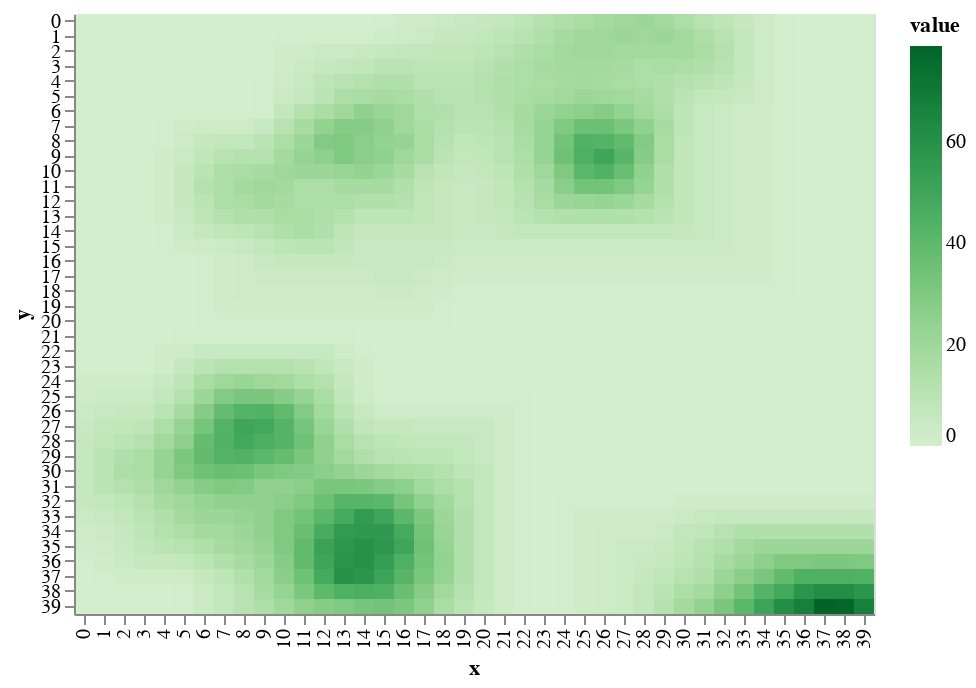

Notebook code cell kept with this figure:
### Code cell
draw.drawTerrainHeight(mountainLand)

### Figure 1 — Vega-Lite specification as saved in the notebook (floating-point values rounded to 4 significant figures; data arrays with more than 128 entries replaced by an {"elided": "..."} marker saying what was removed)
{"$schema": "https://vega.github.io/schema/vega-lite/v2.6.0.json", "config": {"view": {"height": 300, "width": 400}}, "data": {"name": "data-738ee5fa81f66d79cbfafff776b6f67e"}, "datasets": {"data-738ee5fa81f66d79cbfafff776b6f67e": {"elided": "1600 records"}}, "encoding": {"color": {"field": "value", "scale": {"scheme": "greens"}, "type": "quantitative"}, "x": {"field": "x", "type": "ordinal"}, "y": {"field": "y", "type": "ordinal"}}, "mark": "rect"}
